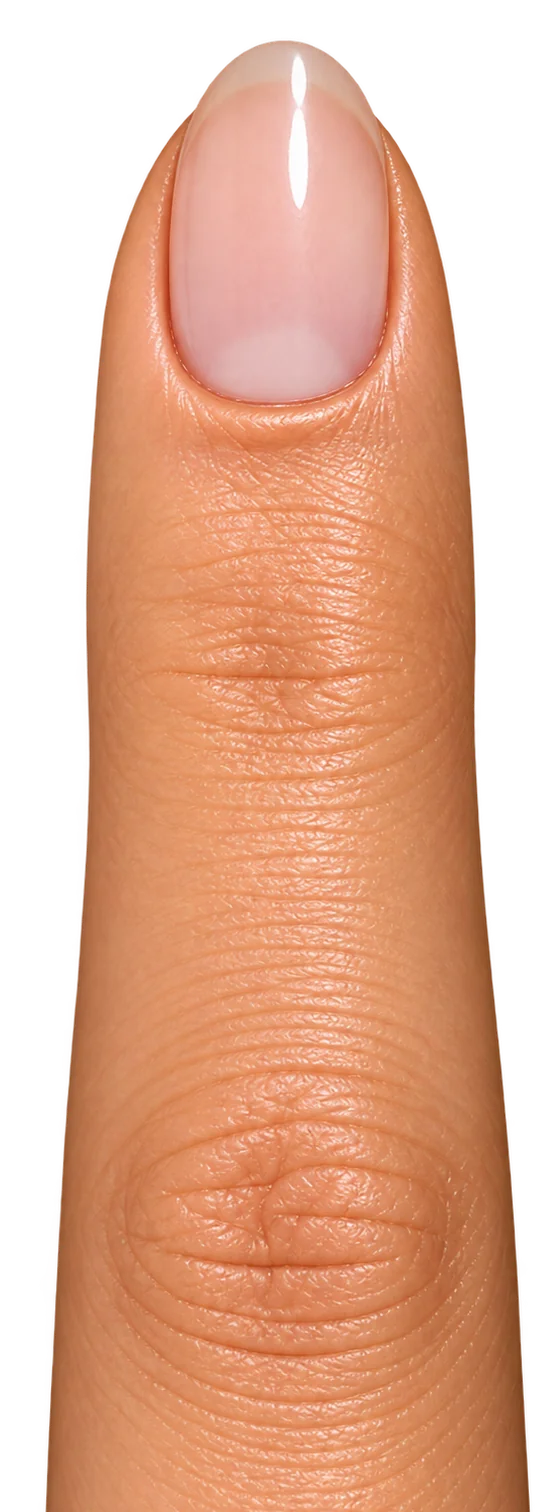
#> input picture artwork/hd/fingers/tone-1.web.webp, 558 x 1512 px, given in place of tone-1.webp, which was not available
$ python finger_hd_measure.py
#> lines starting #> are read from the running program, lines starting #| are printed output that depends on the picture; after the words box and inside, x2 and y2 are one past the last pixel; in counts of white or black regions, pixels touching at a corner belong together; pictures that were not available may be replaced by others from this repository, and a replacement may not be noted
"""Measure the natural nail plate on the HD finger tones: cuticle point (proximal edge of the plate on the
finger axis), plate width, tip; write hd/fingers/geometry.json and an overlay sheet."""
import json, os
import numpy as np
from PIL import Image, ImageDraw
from scipy import ndimage

ART = os.path.normpath(os.path.join(os.path.dirname(__file__), ".."))


def measure(k):
#> called with k = 1
    a = np.array(Image.open(os.path.join(ART, "hd", "fingers", f"tone-{k}.webp")).convert("RGBA")).astype(float)
    H, W = a.shape[:2]
#> H = 1512; W = 558
    r, g, b, al = a[..., 0], a[..., 1], a[..., 2], a[..., 3]
    br = b / np.maximum(r, 1)
    # plate: pinkish-neutral (high b/r) and light; skin is orange (low b/r)
    plate = (al > 250) & (br > 0.62) & (r > 150)
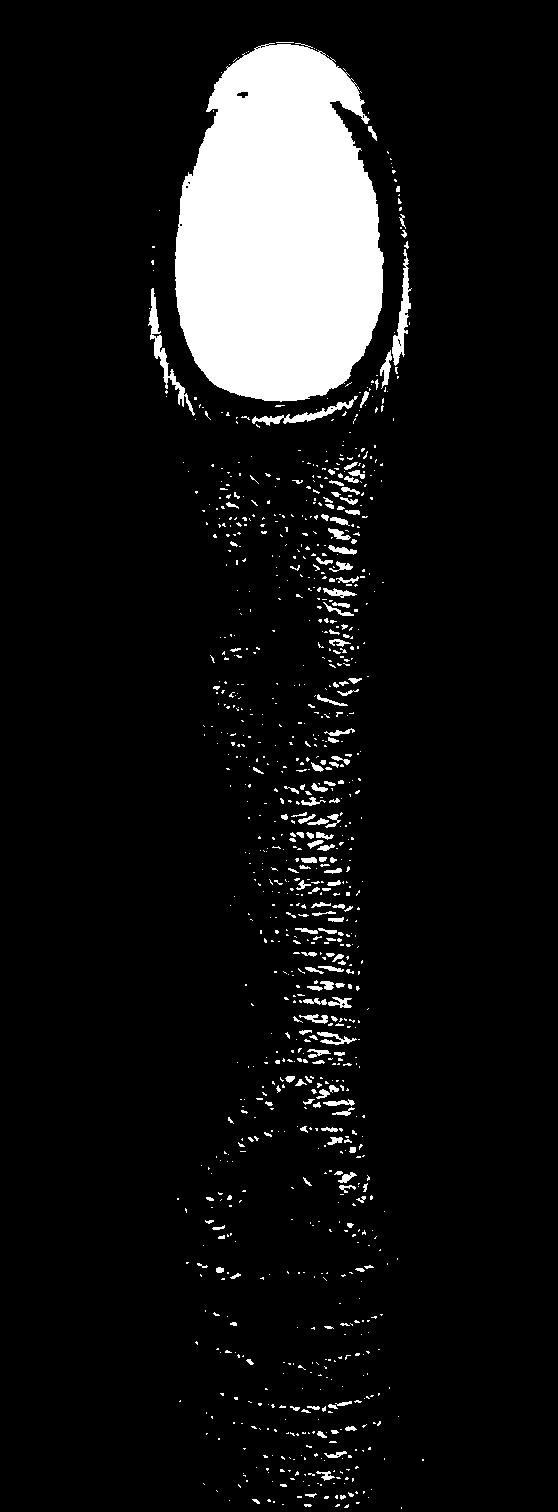
#> plate: shape (1512, 558) bool; 8.8% white; 985 white regions (817 under 20 px), largest, box (x1, y1, x2, y2) and area: (175, 43, 384, 402) 59035, (148, 288, 195, 416) 900, (392, 249, 412, 366) 800
    plate[int(H * 0.45):] = False
    plate = ndimage.binary_opening(plate, iterations=2)
#> plate: shape (1512, 558) bool; 7.3% white; 40 white regions (13 under 20 px), largest, box (x1, y1, x2, y2) and area: (175, 44, 384, 402) 58826, (392, 271, 411, 365) 658, (283, 407, 334, 424) 300
    lab, n = ndimage.label(plate)
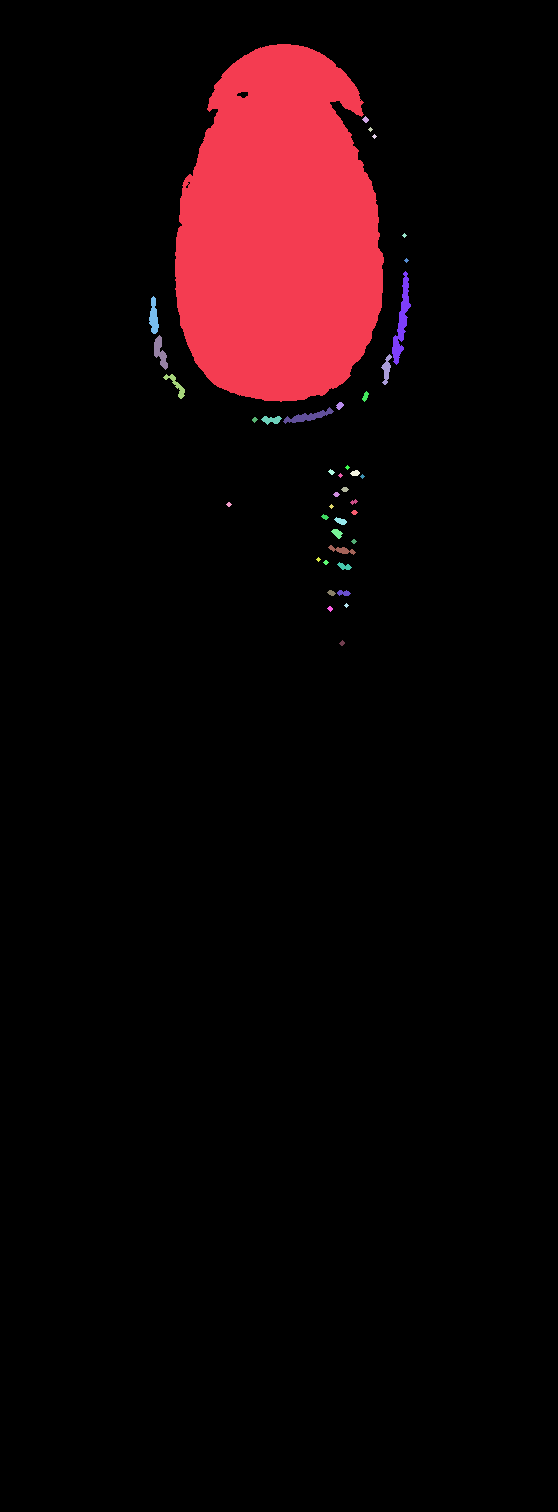
#> lab: shape (1512, 558) int32; 41 distinct labels, from 0 to 40; one colour per label, 0 black
#> n = 40
    seed = lab[int(H * 0.13), W // 2]
#> seed = 1
    if seed == 0:
        sz = ndimage.sum(plate, lab, range(1, n + 1)); seed = int(np.argmax(sz)) + 1
    m = ndimage.binary_fill_holes(ndimage.binary_closing(lab == seed, iterations=6))
#> m: shape (1512, 558) bool; 7% white; 1 white region, box (x1, y1, x2, y2) and area: (175, 44, 384, 402) 59037
    ys, xs = np.nonzero(m)
    cx = int(round(np.median(xs)))
#> cx = 279
    col = np.nonzero(m[:, cx - 3:cx + 4].any(1))[0]
#> col = 358 values from 44 to 401
    cut_y = int(col.max())          # proximal edge of the plate on the centre column
#> cut_y = 401
    tip_y = int(col.min())
#> tip_y = 44
    widths = m.sum(1)
#> widths = 1512 values, max 209 at index 259, min 0 at index 0, mean 39.05
    wmax = int(widths.max()); wy = int(np.argmax(widths))
#> after `wmax = int(widths.max())`: wmax = 209
#> after `wy = int(np.argmax(widths))`: wy = 259
    # finger silhouette width at the cuticle line
    fw = int((al[cut_y] > 128).sum())
#> fw = 367
    return {"tone": k, "canvas": [W, H], "plate_bbox": [int(xs.min()), tip_y, int(xs.max()), cut_y],
            "cuticle": {"x": round(cx / W, 4), "y": round(cut_y / H, 4), "px": [cx, cut_y]},
            "plate_width_px": wmax, "plate_width_frac": round(wmax / W, 4), "plate_widest_y": wy,
            "finger_width_at_cuticle_px": fw, "mask": m}


def main():
    res = [measure(k) for k in range(1, 5)]
#> call 2 of measure, with k = 2
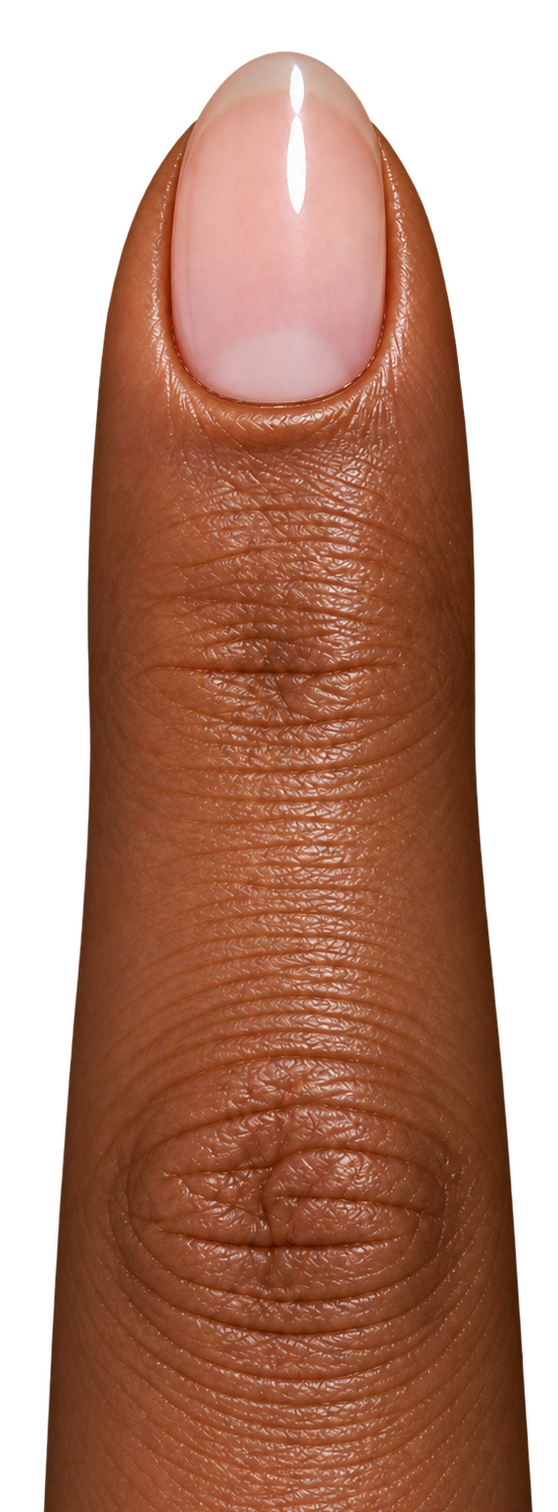
#> input picture artwork/hd/fingers/tone-3.webp, 558 x 1512 px, given in place of tone-2.webp, which was not available
#> in measure (call 2), `plate = (al > 250) & (br > 0.62) & (r > 150)`: plate: shape (1512, 558) bool; 8.6% white; 1885 white regions (1707 under 20 px), largest, box (x1, y1, x2, y2) and area: (175, 55, 382, 402) 56712, (396, 304, 410, 358) 265, (284, 413, 323, 425) 200
#> in measure (call 2), `plate = ndimage.binary_opening(plate, iterations=2)`: plate: shape (1512, 558) bool; 6.8% white; 35 white regions (16 under 20 px), largest, box (x1, y1, x2, y2) and area: (175, 55, 382, 402) 56479, (396, 318, 405, 339) 107, (292, 415, 310, 423) 77
#> in measure (call 2), `lab, n = ndimage.label(plate)`: lab: shape (1512, 558) int32; 39 distinct labels, from 0 to 38
#> in measure (call 2), `lab, n = ndimage.label(plate)`: n = 38
#> in measure (call 2), `m = ndimage.binary_fill_holes(ndimage.binary_closing(lab == seed, iter..`: m: shape (1512, 558) bool; 6.7% white; 1 white region, box (x1, y1, x2, y2) and area: (175, 55, 382, 402) 56814
#> in measure (call 2), `col = np.nonzero(m[:, cx - 3:cx + 4].any(1))[0]`: col = 347 values from 55 to 401
#> in measure (call 2), `tip_y = int(col.min())`: tip_y = 55
#> in measure (call 2), `widths = m.sum(1)`: widths = 1512 values, max 207 at index 273, min 0 at index 0, mean 37.58
#> in measure (call 2), `wmax = int(widths.max())`: wmax = 207
#> in measure (call 2), `wy = int(np.argmax(widths))`: wy = 273
#> in measure (call 2), `fw = int((al[cut_y] > 128).sum())`: fw = 365
#> res = 4 items
    tiles = []
    for r in res:
        im = Image.open(os.path.join(ART, "hd", "fingers", f"tone-{r['tone']}.webp")).convert("RGBA")
#> im is the input picture: PIL image 558x1512 RGBA; mean R, G, B, A 154.7, 100.1, 72.2, 169.3
        bg = Image.new("RGBA", im.size, (7, 61, 241, 255)); bg.alpha_composite(im)
#> after `bg = Image.new('RGBA', im.size, (7, 61, 241, 255))`:
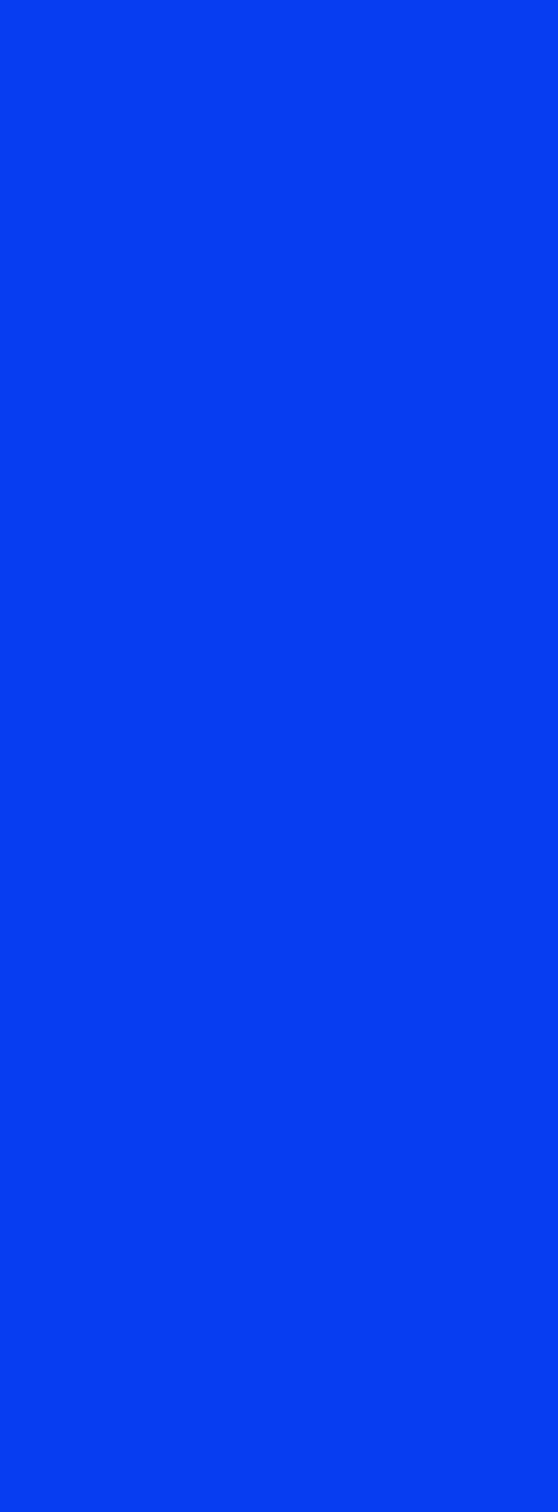
#> bg: PIL image 558x1512 RGBA; mean R, G, B, A 7, 61, 241, 255
        ov = np.array(bg.convert("RGB")); edge = r["mask"] ^ ndimage.binary_erosion(r["mask"], iterations=2)
#> after `edge = r['mask'] ^ ndimage.binary_erosion(r['mask'], iterations=2)`: edge: shape (1512, 558) bool; 0.21% white in thin lines or dots, all inside (x1, y1, x2, y2) = (175, 44, 384, 402)
        ov[edge] = [0, 255, 255]
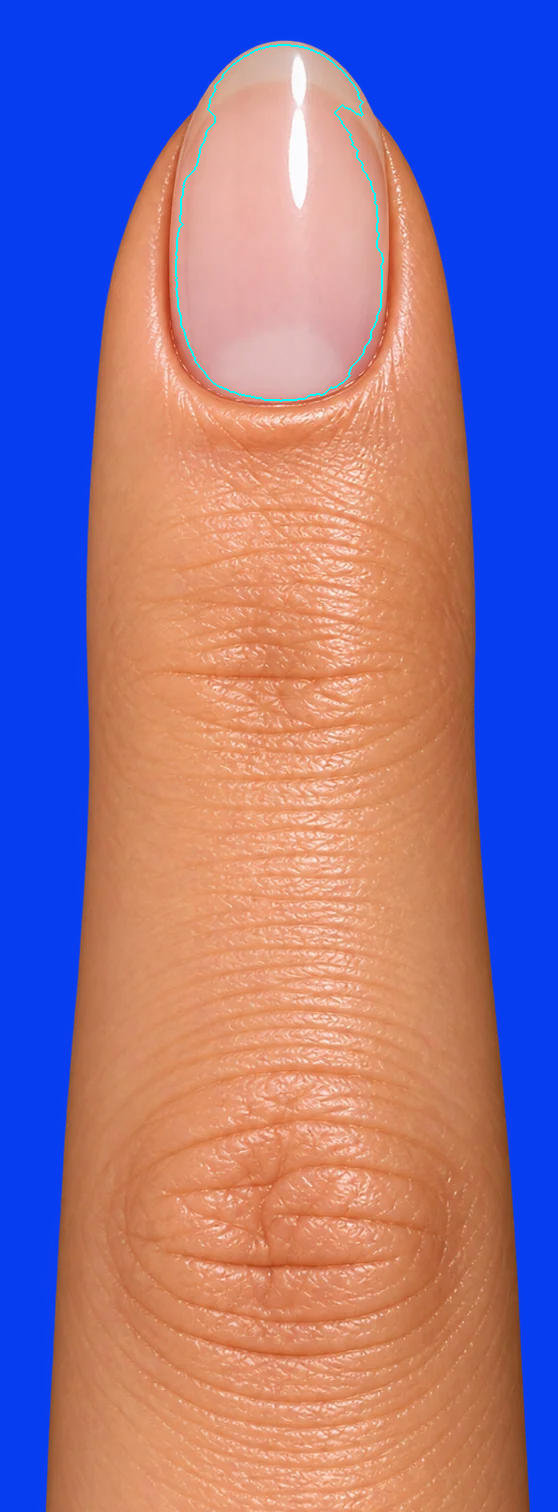
#> ov: shape (1512, 558, 3); mean R, G, B 145, 114.8, 149.8
        o = Image.fromarray(ov); d = ImageDraw.Draw(o)
        x, y = r["cuticle"]["px"]; d.line([(x - 40, y), (x + 40, y)], fill=(255, 0, 255), width=3)
#> after `x, y = r['cuticle']['px']`: x = 279; y = 401
        tiles.append(o.crop((0, 0, im.width, int(im.height * 0.42))))
    s = Image.new("RGB", (sum(t.width + 6 for t in tiles), tiles[0].height), "white"); x = 0
#> after `s = Image.new('RGB', (sum((t.width + 6 for t in tiles)), tiles[0].heig`: s: PIL image 2256x635 RGB; every value is 255
    for t in tiles:
        s.paste(t, (x, 0)); x += t.width + 6
    s.resize((s.width // 2, s.height // 2), Image.LANCZOS).save(os.path.join(ART, "tests", "hd", "fingers-plate-measure.png"))
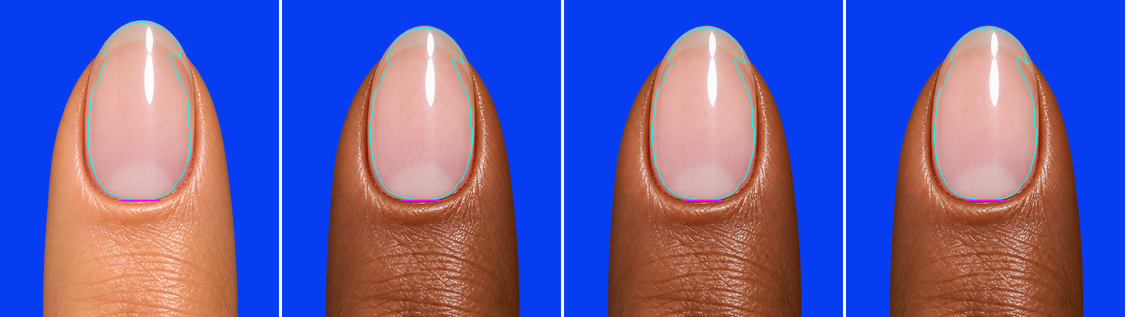
#> saved as fingers-plate-measure.png: PIL image 1128x317 RGB; mean R, G, B 100.3, 94.2, 168.5
    out = [{k: v for k, v in r.items() if k != "mask"} for r in res]
#> out = 4 items
    for r in out:
        print(r)
#> this loop made 4 passes
#> (printed output is left out)
    json.dump(out, open(os.path.join(ART, "hd", "fingers", "geometry-measured.json"), "w"), indent=1)


if __name__ == "__main__":
    main()
